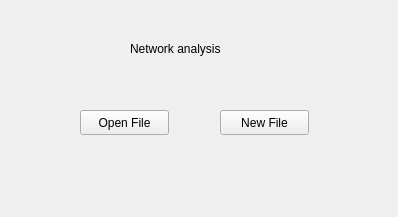
<?xml version="1.0" encoding="UTF-8"?>
<ui version="4.0">
 <class>Login</class>
 <widget class="QMainWindow" name="Login">
  <property name="geometry">
   <rect>
    <x>0</x>
    <y>0</y>
    <width>398</width>
    <height>217</height>
   </rect>
  </property>
  <property name="windowTitle">
   <string>MainWindow</string>
  </property>
  <widget class="QWidget" name="centralwidget">
   <widget class="QLabel" name="label">
    <property name="geometry">
     <rect>
      <x>130</x>
      <y>40</y>
      <width>121</width>
      <height>17</height>
     </rect>
    </property>
    <property name="text">
     <string>Network analysis </string>
    </property>
   </widget>
   <widget class="QPushButton" name="openFileLogin">
    <property name="geometry">
     <rect>
      <x>80</x>
      <y>110</y>
      <width>89</width>
      <height>25</height>
     </rect>
    </property>
    <property name="text">
     <string>Open File</string>
    </property>
   </widget>
   <widget class="QPushButton" name="newFileLogin">
    <property name="geometry">
     <rect>
      <x>220</x>
      <y>110</y>
      <width>89</width>
      <height>25</height>
     </rect>
    </property>
    <property name="text">
     <string>New File</string>
    </property>
   </widget>
  </widget>
 </widget>
 <resources/>
 <connections/>
</ui>
